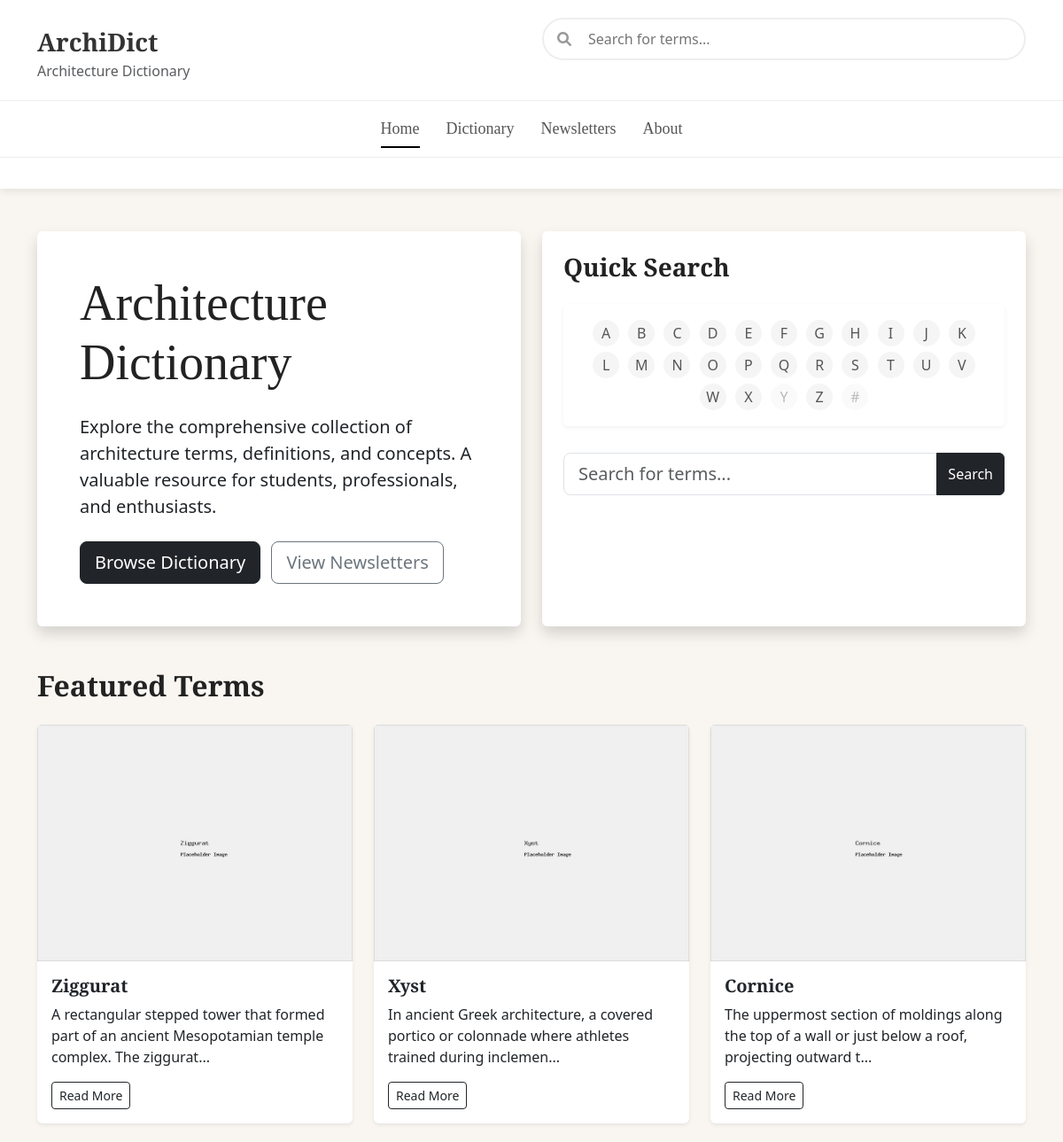
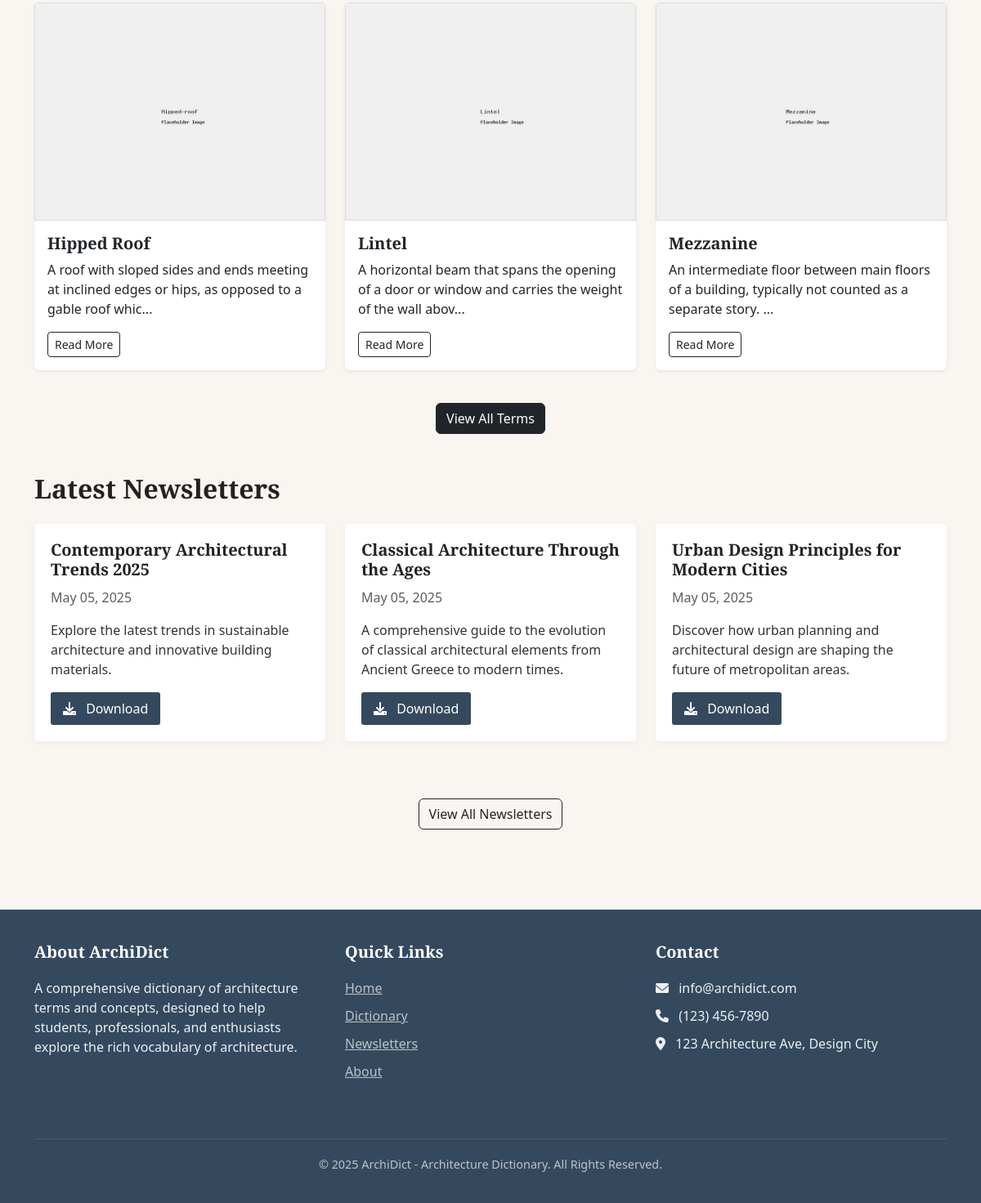
The app's page /frontend/index.php with its own data (2 pictures, top to bottom).
### tables this page shows
CREATE TABLE IF NOT EXISTS `terms` (
  `id` INT UNSIGNED NOT NULL AUTO_INCREMENT PRIMARY KEY,
  `name` VARCHAR(255) NOT NULL,
  `slug` VARCHAR(255) NOT NULL UNIQUE,
  `definition` TEXT NOT NULL,
  `image` VARCHAR(255) DEFAULT NULL,
  `created_at` TIMESTAMP DEFAULT CURRENT_TIMESTAMP,
  `updated_at` TIMESTAMP DEFAULT CURRENT_TIMESTAMP ON UPDATE CURRENT_TIMESTAMP
);

CREATE TABLE IF NOT EXISTS `newsletters` (
  `id` INT UNSIGNED NOT NULL AUTO_INCREMENT PRIMARY KEY,
  `title` VARCHAR(255) NOT NULL,
  `description` TEXT,
  `file_path` VARCHAR(255) NOT NULL,
  `created_at` TIMESTAMP DEFAULT CURRENT_TIMESTAMP,
  `updated_at` TIMESTAMP DEFAULT CURRENT_TIMESTAMP ON UPDATE CURRENT_TIMESTAMP
);

### frontend/includes/database.php (called while the page is built, shortened)
<?php
class Database {
    private $host = DB_HOST;
    private $user = DB_USER;
    private $pass = DB_PASS;
    private $dbname = DB_NAME;
    private $dbh;
    private $stmt;
    public function __construct() {
        $dsn = 'mysql:host=' . $this->host . ';dbname=' . $this->dbname . ';charset=utf8mb4';
        $options = array(
            PDO::ATTR_PERSISTENT => true,
            PDO::ATTR_ERRMODE => PDO::ERRMODE_EXCEPTION,
            PDO::ATTR_DEFAULT_FETCH_MODE => PDO::FETCH_ASSOC,
            PDO::ATTR_EMULATE_PREPARES => false
        );
        try {
            $this->dbh = new PDO($dsn, $this->user, $this->pass, $options);
        } catch (PDOException $e) {
            $this->error = $e->getMessage();
            echo 'Connection Error: ' . $this->error;
        }
    }
    public function query($query) {
        $this->stmt = $this->dbh->prepare($query);
    }
    public function bind($param, $value, $type = null) {
        $this->stmt->bindValue($param, $value, $type);
    }
    public function execute() {
        return $this->stmt->execute();
    }
    public function resultSet() {
        $this->execute();
        return $this->stmt->fetchAll();
    }
}

### frontend/includes/term.php (called while the page is built, shortened)
<?php
class Term {
    private $db;
    public function __construct() {
        $this->db = new Database();
    }
    public function getTermsByAlphabet() {
        $this->db->query("SELECT * FROM terms ORDER BY name ASC");
        $terms = $this->db->resultSet();
        $termsByLetter = [];
        foreach ($terms as $term) {
            $firstLetter = mb_strtoupper(mb_substr($term['name'], 0, 1, 'UTF-8'), 'UTF-8');
            if (!isset($termsByLetter[$firstLetter])) {
                $termsByLetter[$firstLetter] = [];
            }
            $termsByLetter[$firstLetter][] = $term;
        }
        ksort($termsByLetter);
        return $termsByLetter;
    }
    public function getAvailableLetters() {
        $termsByLetter = $this->getTermsByAlphabet();
        return array_keys($termsByLetter);
    }
    public function getRandomTerms($limit = 6) {
        $this->db->query("SELECT * FROM terms ORDER BY RAND() LIMIT :limit");
        $this->db->bind(':limit', $limit, PDO::PARAM_INT);
        return $this->db->resultSet();
    }
}
?>

### frontend/includes/newsletter.php (called while the page is built, shortened)
<?php
class Newsletter {
    private $db;
    public function __construct() {
        $this->db = new Database();
    }
    public function getLatest($limit = 5) {
        $this->db->query("SELECT * FROM newsletters ORDER BY created_at DESC LIMIT :limit");
        $this->db->bind(':limit', $limit, PDO::PARAM_INT);
        return $this->db->resultSet();
    }
}
?>

### frontend/includes/utils.php (called while the page is built, shortened)
<?php
class Utils {
    public static function formatDate($date, $format = 'Y-m-d H:i:s') {
        return date($format, strtotime($date));
    }
}

### frontend/index.php (the view, shortened to what this page needs)
<?php
try {
    $termObj = new Term();
    $newsletterObj = new Newsletter();
} catch (Exception $e) {
    header("HTTP/1.1 500 Internal Server Error");
    echo '<!DOCTYPE html>
    <html lang="en">
    <head>
        <meta charset="UTF-8">
        <meta name="viewport" content="width=device-width, initial-scale=1.0">
        <title>Error - ArchiDict</title>
        <link href="https://cdn.jsdelivr.net/npm/bootstrap@5.3.0/dist/css/bootstrap.min.css" rel="stylesheet">
    </head>
    <body class="bg-light">
        <div class="container py-5">
            <div class="card border-danger shadow-sm">
                <div class="card-header bg-danger text-white">
                    <h1 class="h4 mb-0">Application Error</h1>
                </div>
                <div class="card-body">
                    <p>Sorry, we encountered a problem loading this page. Our team has been notified.</p>
                    <p><strong>Error details:</strong> ' . htmlspecialchars($e->getMessage()) . '</p>
                    <hr>
                    <a href="../index.php" class="btn btn-primary">Return to Home</a>
                </div>
            </div>
        </div>
    </body>
    </html>';
    exit;
}
$featuredTerms = $termObj->getRandomTerms(6);
$latestNewsletters = $newsletterObj->getLatest(3);
include __DIR__ . '/includes/header.php';
?>
<div class="row mb-5">
    <div class="col-lg-6 mb-4 mb-lg-0">
        <div class="card h-100 border-0 shadow">
            <div class="card-body p-5">
                <h1 class="display-4 mb-4">Architecture Dictionary</h1>
                <p class="lead">Explore the comprehensive collection of architecture terms, definitions, and concepts. A valuable resource for students, professionals, and enthusiasts.</p>                <div class="mt-4">
                    <a href="<?php echo FRONTEND_URL; ?>dictionary.php" class="btn btn-lg btn-dark me-2">Browse Dictionary</a>
                    <a href="<?php echo FRONTEND_URL; ?>newsletters.php" class="btn btn-lg btn-outline-secondary">View Newsletters</a>
                </div>
            </div>
        </div>
    </div>
    <div class="col-lg-6">
        <div class="card h-100 border-0 shadow">
            <div class="card-body p-4">
                <h3 class="mb-4">Quick Search</h3>
                <div class="alphabet-nav text-center">
                    <?php
                    $availableLetters = $termObj->getAvailableLetters();
                    foreach (range('A', 'Z') as $letter):
                        $isAvailable = in_array($letter, $availableLetters);
                        $linkClass = $isAvailable ? 'letter' : 'letter disabled';
                    ?>                        <a href="<?php echo $isAvailable ? FRONTEND_URL . 'dictionary.php?letter=' . $letter : '#'; ?>"
                           class="<?php echo $linkClass; ?>"
                           <?php echo !$isAvailable ? 'aria-disabled="true"' : ''; ?>>
                            <?php echo $letter; ?>
                        </a>
                    <?php endforeach; ?>
                      <?php if (in_array('#', $availableLetters)): ?>
                        <a href="<?php echo FRONTEND_URL; ?>dictionary.php?letter=%23" class="letter">#</a>
                    <?php else: ?>
                        <a href="#" class="letter disabled" aria-disabled="true">#</a>
                    <?php endif; ?>
                </div>
                <form action="<?php echo FRONTEND_URL; ?>search.php" method="get" class="mt-4">
                    <div class="input-group">
                        <input type="text" class="form-control form-control-lg" name="q" placeholder="Search for terms...">
                        <button type="submit" class="btn btn-dark">Search</button>
                    </div>
                </form>
            </div>
        </div>
    </div>
</div>
<div class="row mb-5">
    <div class="col-12">
        <h2 class="mb-4">Featured Terms</h2>
    </div>
    <?php foreach ($featuredTerms as $term): ?>
    <div class="col-md-6 col-lg-4 mb-4">
        <div class="card h-100 border-0 shadow-sm">
            <?php if (!empty($term['image'])): ?>
            <img src="<?php echo UPLOADS_URL . 'terms/' . htmlspecialchars($term['image']); ?>"
                 class="card-img-top" alt="<?php echo htmlspecialchars($term['name']); ?>">
            <?php endif; ?>
            <div class="card-body">
                <h5 class="card-title"><?php echo htmlspecialchars($term['name']); ?></h5>
                <p class="card-text">
                    <?php
                    $definition = strip_tags($term['definition']);
                    echo strlen($definition) > 100 ? substr($definition, 0, 100) . '...' : $definition;
                    ?>
                </p>
                <a href="<?php echo FRONTEND_URL . 'term.php?slug=' . htmlspecialchars($term['slug']); ?>" class="btn btn-sm btn-outline-dark">Read More</a>
            </div>
        </div>
    </div>
    <?php endforeach; ?>
      <div class="col-12 mt-3 text-center">
        <a href="<?php echo FRONTEND_URL; ?>dictionary.php" class="btn btn-dark">View All Terms</a>
    </div>
</div>
<div class="row">
    <div class="col-12">
        <h2 class="mb-4">Latest Newsletters</h2>
    </div>
    <?php if (count($latestNewsletters) > 0): ?>
        <?php foreach ($latestNewsletters as $newsletter): ?>
        <div class="col-md-4 mb-4">
            <div class="newsletter-card">
                <div class="card-body">
                    <h5><?php echo htmlspecialchars($newsletter['title']); ?></h5>
                    <p class="text-muted"><?php echo Utils::formatDate($newsletter['created_at'], 'F d, Y'); ?></p>
                    <?php if (!empty($newsletter['description'])): ?>
                    <p><?php echo htmlspecialchars($newsletter['description']); ?></p>
                    <?php endif; ?>
                    <a href="<?php echo UPLOADS_URL . 'newsletters/' . htmlspecialchars($newsletter['file_path']); ?>"
                       class="btn btn-download" download>
                        <i class="fas fa-download me-2"></i> Download
                    </a>
                </div>
            </div>
        </div>
        <?php endforeach; ?>
          <div class="col-12 text-center mt-3">
            <a href="<?php echo FRONTEND_URL; ?>newsletters.php" class="btn btn-outline-dark">View All Newsletters</a>
        </div>
    <?php endif; ?>
</div>
<?php
include __DIR__ . '/includes/footer.php';
?>

### records on screen
terms: image (picture), name "Ziggurat", definition "A rectangular stepped tower that formed part of an ancient Mesopotamian temple complex. The ziggurat"
terms: image (picture), name "Xyst", definition "In ancient Greek architecture, a covered portico or colonnade where athletes trained during inclemen"
terms: image (picture), name "Cornice", definition "The uppermost section of moldings along the top of a wall or just below a roof, projecting outward t"
terms: image (picture), name "Hipped Roof", definition "A roof with sloped sides and ends meeting at inclined edges or hips, as opposed to a gable roof whic"
terms: image (picture), name "Lintel", definition "A horizontal beam that spans the opening of a door or window and carries the weight of the wall abov"
terms: image (picture), name "Mezzanine", definition "An intermediate floor between main floors of a building, typically not counted as a separate story."
newsletters: title "Contemporary Architectural Trends 2025", created_at "May 05, 2025", description "Explore the latest trends in sustainable architecture and innovative building materials."
newsletters: title "Classical Architecture Through the Ages", created_at "May 05, 2025", description "A comprehensive guide to the evolution of classical architectural elements from Ancient Greece to modern times."
newsletters: title "Urban Design Principles for Modern Cities", created_at "May 05, 2025", description "Discover how urban planning and architectural design are shaping the future of metropolitan areas."

### other values on screen
$letter "A"
$letter "B"
$letter "C"
$letter "D"
$letter "E"
$letter "F"
$letter "G"
$letter "H"
$letter "I"
$letter "J"
$letter "K"
$letter "L"
$letter "M"
$letter "N"
$letter "O"
